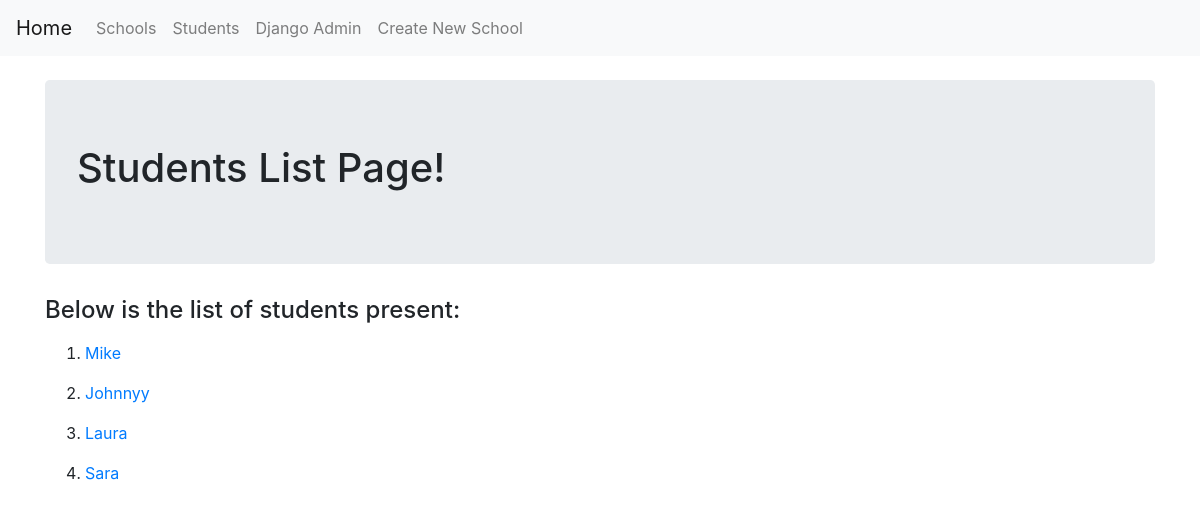
Before: /slist/ with the older database file.
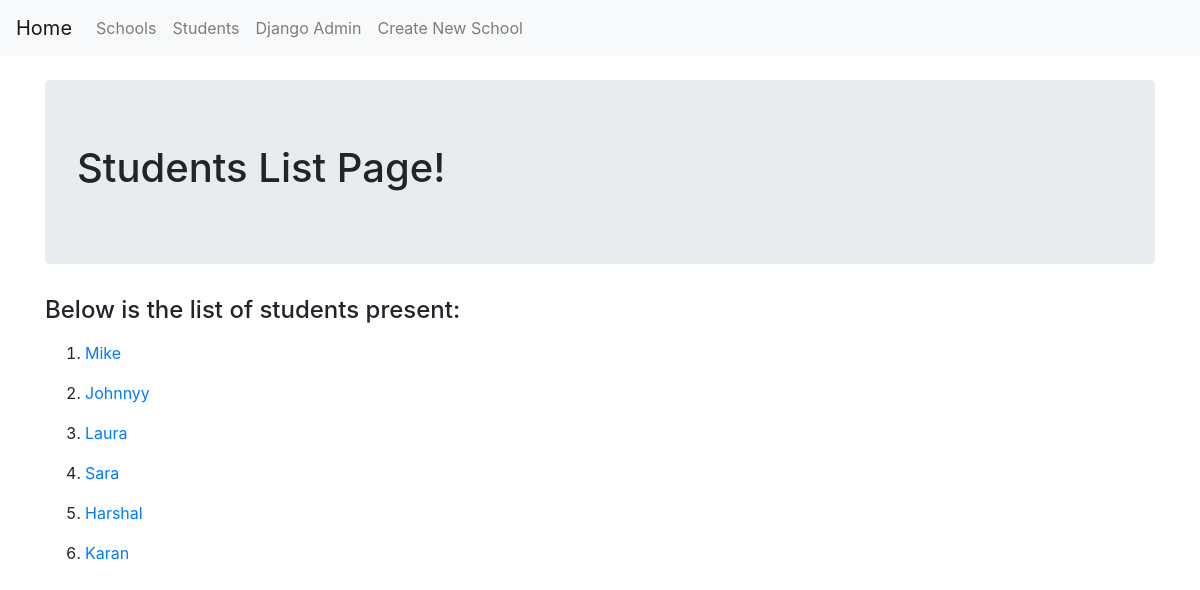
After: the same page with the newer database file.
### basic_app/models.py (models this page shows, shortened)
class Student(models.Model):
    name = models.CharField(max_length=256)
    age = models.PositiveIntegerField()
    school = models.ForeignKey(School, related_name='students', on_delete=models.CASCADE)

### basic_app/views.py (the view)
# urls.py: path('slist/', views.StudentListView.as_view(), name='studentlist'),
class StudentListView(ListView):
    model = models.Student

### basic_app/templates/basic_app/student_list.html
{% extends 'basic_app/base.html' %}
{% block body_block %}
  <div class="jumbotron">
    <h1>Students List Page!</h1>
  </div>
  <h4>Below is the list of students present:</h4>
  <ol>
    {% for student in student_list %}
      <p><li><a href="{% url 'studentdetail' student.id %}">{{student.name}}</a></li></p>
    {% endfor %}
  </ol>
{% endblock %}

### basic_app/templates/basic_app/base.html (shortened to what this page needs)
<!DOCTYPE html>
<html lang="en" dir="ltr">
  <head>
    <link rel="stylesheet" href="https://stackpath.bootstrapcdn.com/bootstrap/4.4.1/css/bootstrap.min.css">
  </head>
  <body>
    <nav class="navbar navbar-expand-lg navbar-light bg-light">
      <a class="navbar-brand" href="{% url 'homepage' %}">Home</a>
      <div class="collapse navbar-collapse" id="navbarNavAltMarkup">
        <div class="navbar-nav">
          <a class="nav-item nav-link" href="{% url 'schoollist' %}">Schools</a>
          <a class="nav-item nav-link" href="{% url 'studentlist' %}">Students</a>
          <a class="nav-item nav-link" href="{% url 'admin:index' %}">Django Admin</a>
          <a class="nav-item nav-link" href="{% url 'create' %}">Create New School</a>
        </div>
      </div>
    </nav>
    <br>
    <div class="container">
      {% block body_block %}
      {% endblock %}
    </div>
  </body>
</html>

Changed rows visible on the page:
added Student: name "Harshal"
added Student: name "Karan"
